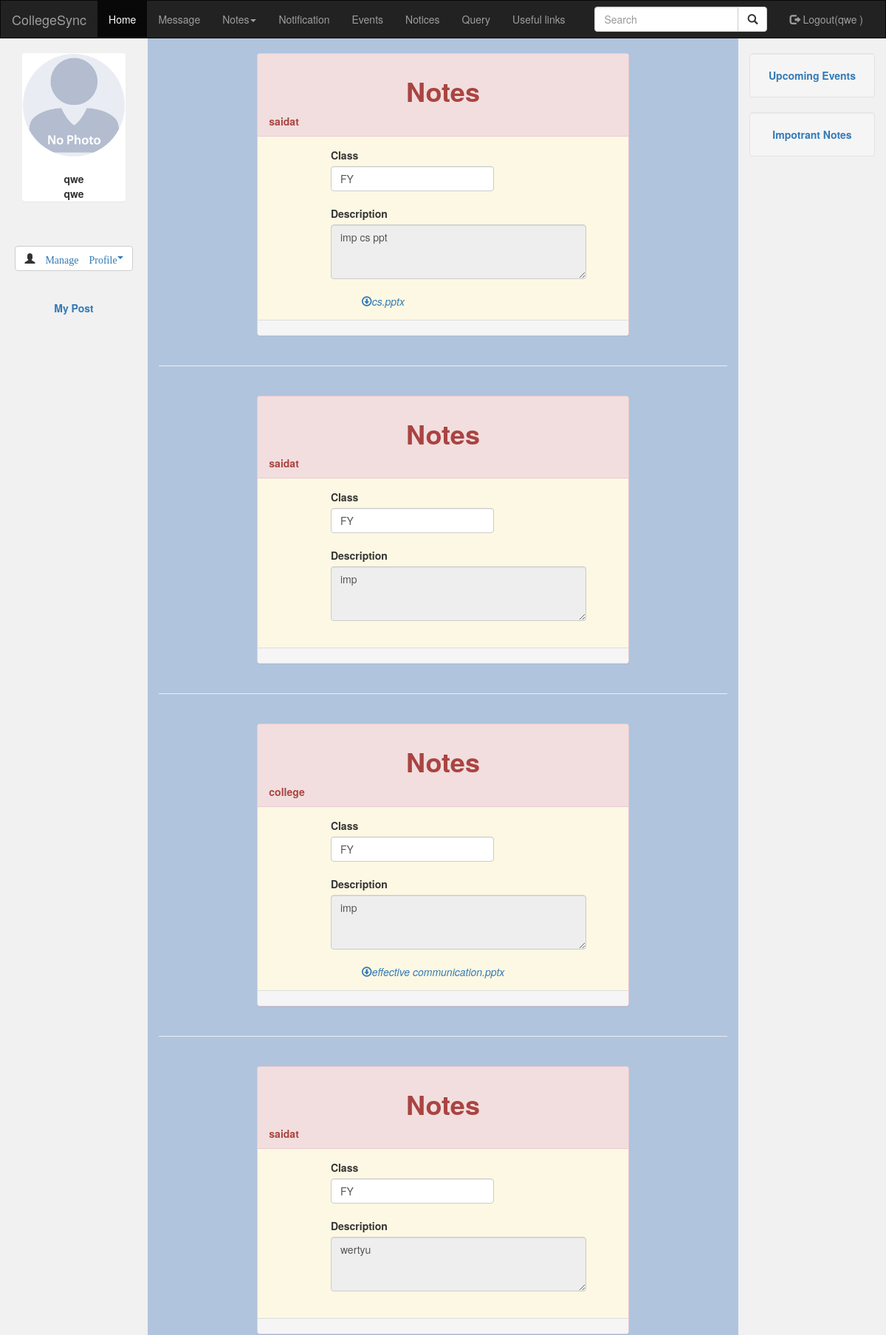
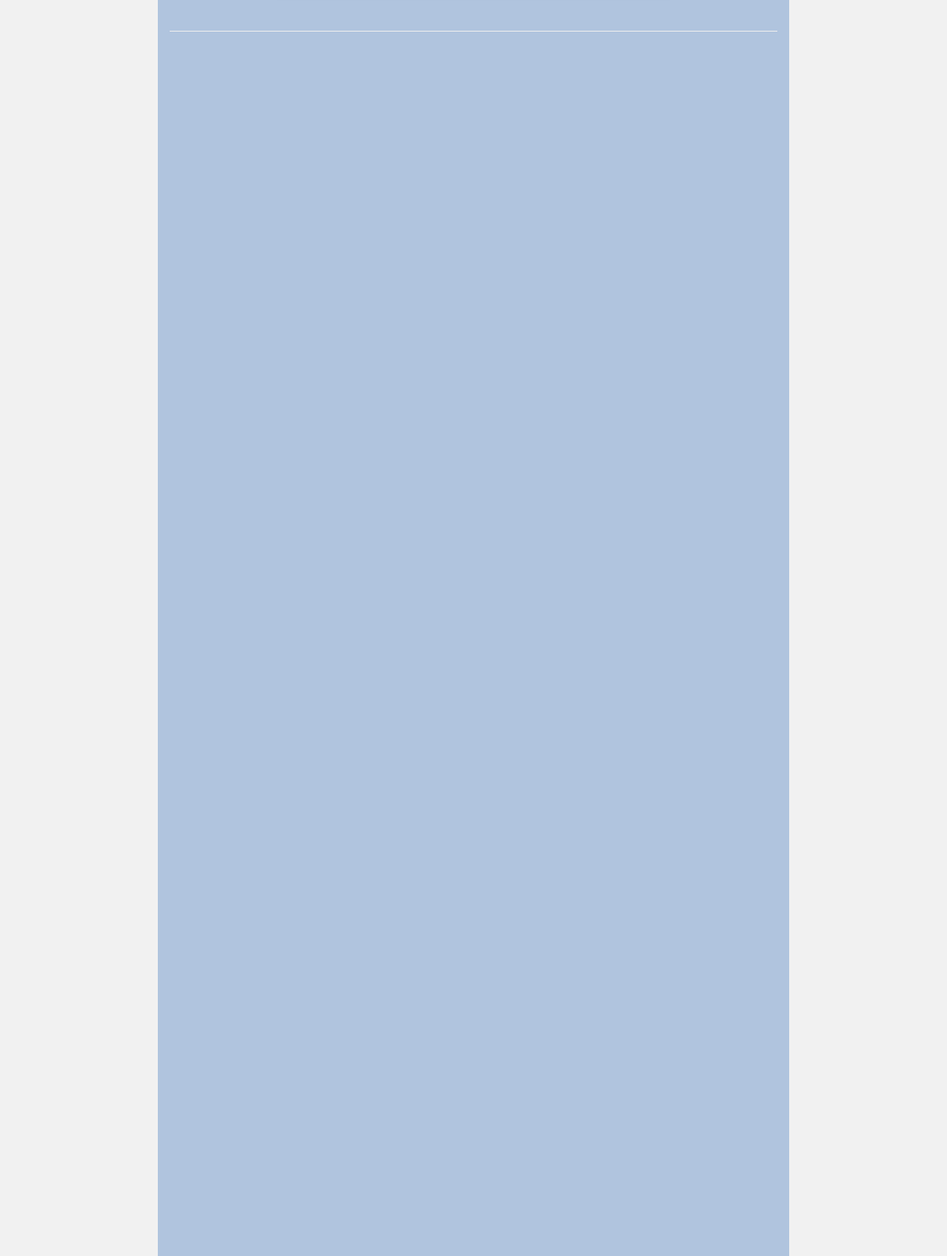
The app's page /USER/impnotes.php (signed in, upper part) with its own data (2 pictures, top to bottom).
### tables this page shows
CREATE TABLE IF NOT EXISTS `col_registration` (
  `REG_ID` int(11) NOT NULL AUTO_INCREMENT,
  `REG_FIRSTNAME` varchar(20) NOT NULL,
  `REG_LASTNAME` varchar(20) NOT NULL,
  `REG_EMAIL` varchar(63) NOT NULL,
  `REG_CLASS` varchar(11) NOT NULL,
  `REG_UNIVERSITY` varchar(20) NOT NULL,
  `REG_ADDRESS` varchar(50) NOT NULL,
  `REG_MOBILENO` bigint(10) NOT NULL,
  `REG_GENDER` varchar(10) NOT NULL,
  `REG_USERNAME` varchar(20) NOT NULL,
  `REG_PWD` varchar(35) NOT NULL,
  `REG_DOB` varchar(10) NOT NULL,
  `dp` varchar(100) NOT NULL,
  `status` varchar(111) DEFAULT NULL,
  PRIMARY KEY (`REG_ID`),
  UNIQUE KEY `REG_USERNAME` (`REG_USERNAME`)
);

CREATE TABLE IF NOT EXISTS `notes` (
  `notes_id` int(11) NOT NULL AUTO_INCREMENT,
  `sender` varchar(100) NOT NULL,
  `clas` varchar(50) NOT NULL,
  `des` varchar(100) NOT NULL,
  `rating` varchar(111) NOT NULL,
  `image` varchar(100) NOT NULL,
  `datetime` datetime NOT NULL,
  PRIMARY KEY (`notes_id`)
);

### USER/impnotes.php (the view, shortened to what this page needs)
<!DOCTYPE html>
<html lang="en">
<head>
  <link rel="stylesheet" href="https://maxcdn.bootstrapcdn.com/bootstrap/3.3.7/css/bootstrap.min.css">
</head>
<body style="background:  #B0C4DE;">
<?php
include("leftside1.php");
?>
    <div class="col-sm-8 text-left">
      <br>
      <?php
      $user=$_SESSION['user'];
           $query1="select * from col_registration where REG_FIRSTNAME= '$user' ";
           $res1=mysql_query($query1);
           $row1=mysql_fetch_row($res1);
           $class=$row1[4];
           $query="SELECT * from notes where `rating`='IMP' and `clas`='$class' order by notes_id desc";
           $res=mysql_query($query);
           while ($row=mysql_fetch_row($res))
           {
            $name=$row[5];
            echo"
      <div class='row'>
    <div class='col-sm-offset-2 col-sm-8'>
    <div class='panel panel-danger'  >
      <div class='panel-heading'>
      <div class='row'>
      <div class='col-sm-4 col-sm-offset-4'>
      <center><h1><strong> Notes</strong></h1></center>
      </div>
      </div>
    <div class='row'>
      <div class='col-sm-4 col-sm-offset-0'>
      <b>$row[1]</b>&nbsp
      </div>
      </div>
      </div>
      <div class='panel-body bg-warning' >
      <div class='row'>
      <div class='col-sm-6 col-sm-offset-2'>
        <label class='pull-center'><strong>Class</strong></label>
        <input type='text' class='form-control' value='$row[2]'>
        </div>
        </div>
       <div class='row'>
      <div class='col-sm-9 col-sm-offset-2'>
              <label><br/><strong>Description</strong></label><br/>
              <center><textarea class='form-control' rows='3' disabled>$row[3]</textarea ><br/>
              </center>
        </div>
      </div>
      <div class='row'>
        <div class='col-xs-6 col-sm-offset-3'>";
        if($class=='FY')
        {
       if(strpos($row[5], '.pptx') !== false || strpos($row[5], '.doc') !== false){
  echo"<a href='tynotes/$row[5]' target='_blank' ><span class='glyphicon glyphicon-download'></span><em>$name</em></a><br>";
  }
 }
        echo"
        </div>
      </div>
      </div>
      <div class='panel-footer bg-danger'>
      </div>
      </div></div>
      </div>
    <hr/>
      <br/>
      ";
}
   ?>
    </div>
    <div class="col-sm-2 sidenav">
      <div class="well">
        <a href="upcomingevent.php"><strong>Upcoming Events</strong></a>
      </div>
      <div class="well">
        <a href="impnotes.php"><strong>Impotrant Notes</strong> </a>
      </div>
    </div>
  </div>
</div>
</body>
</html>

### USER/leftside1.php (shortened to what this page needs)
<?php
          $user=$_SESSION['user'];
            $query="SELECT * from col_registration where REG_FIRSTNAME='$user' ";
           $res=mysql_query($query);
           $row=mysql_fetch_row($res);
           ?>
<div class="container-fluid text-center">
  <div class="row content">
    <div class="col-sm-2 sidenav">
    <div class="container-fluid">
        <div class="panel">
          <div class="row">
            <div class="col-sm-12 col-xs-6 col-sm-offset-0 col-xs-offset-3">
                <?php
              if (strpos($row[12], '.jpg') !== false) {
                echo"<img src='$row[12]' class='img img-responsive img-circle'>";
              }
              else
              {
                echo"<img src='userdp/no_image.png'    class='img img-responsive img-circle'>";
              }
               ?>
<br>
            </div>
          </div>
          <div class="row">
            <div class="col-sm-6 col-sm-offset-3">
            <strong><?php echo$row[1].' '.$row[2] ?></strong>
          </div>
          </div>
        </div>
      </div>
    <br>
    <br>
         <button type="button" class="btn btn-default btn-md"><li class="dropdown glyphicon glyphicon-user">
          <a class="dropdown-toggle" data-toggle="dropdown" href="view.html">Manage Profile<span class="caret"></span></a>
        </li>
        </button>
        <br>
        <br>
    <br>
        <a href="mypost1.php"><strong>My Post</strong></a>
    </div>

### USER/impnotes.php (style rules this page uses)
.row.content { height: 450px }
.sidenav { padding-top: 20px; background-color: #f1f1f1; height: 1280%; }

### USER/nav.php (style rules this page uses)
.dropdown { position: relative; display: inline-block; }

### records on screen
col_registration: REG_FIRSTNAME "qwe", REG_LASTNAME "qwe"
notes: sender "saidat", clas "FY", des "imp cs ppt", image "cs.pptx"
notes: sender "saidat", clas "FY", des "imp"
notes: sender "college", clas "FY", des "imp", image "effective communication.pptx"
notes: sender "saidat", clas "FY", des "wertyu"

### other values on screen
$_SESSION['user'] "qwe"
